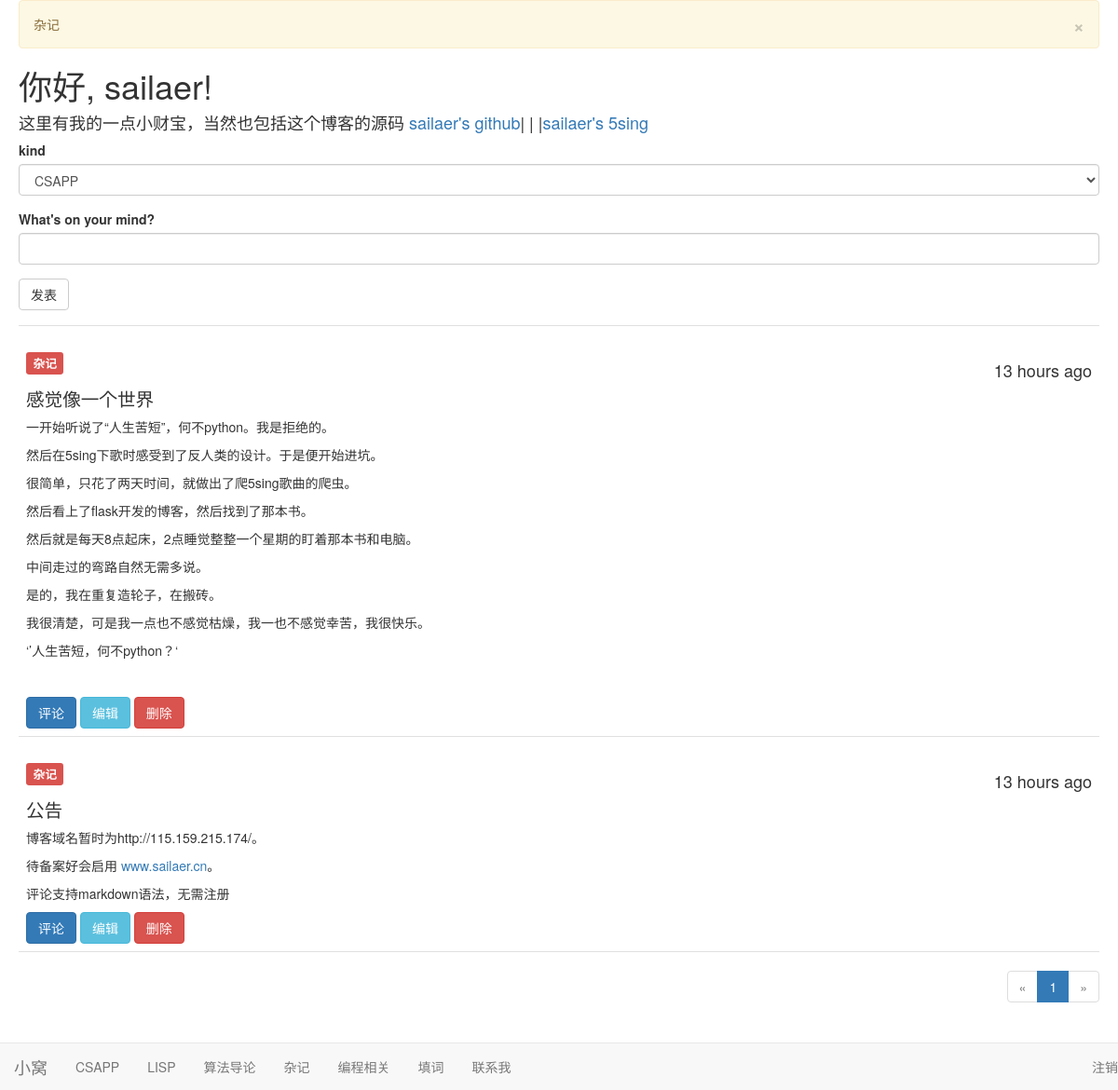
The page /kind/杂记 (signed in) on the database its author committed.
### app/models.py (models this page shows, shortened)
class User(UserMixin, db.Model):
    __tablename__ = 'users'
    id = db.Column(db.Integer, primary_key=True)
    username = db.Column(db.String(64), unique=True, index=True)
    password_hash = db.Column(db.String(128))
    confirmed = db.Column(db.Boolean, default=True)
    administrator = db.Column(db.Boolean, default=False)
    posts = db.relationship('Post', backref = 'author', lazy = 'dynamic')
    comments = db.relationship('Comment', backref='author', lazy='dynamic')
    def is_administrator(self):
        return self.administrator
    @property
    def password(self):
        raise AttributeError('password is not a readable attribute')

class Post(db.Model):
    __tablename__ = 'posts'
    id = db.Column(db.Integer, primary_key=True)
    kind = db.Column(db.Text)
    body = db.Column(db.Text)
    body_html = db.Column(db.Text)
    timestamp = db.Column(db.DateTime, index=True, default=datetime.utcnow)
    author_id = db.Column(db.Integer, db.ForeignKey('users.id'))
    comments = db.relationship('Comment', backref = 'post', lazy ='dynamic')

### app/main/views.py (the view)
@main.route('/kind/<kind>', methods=['GET', 'POST'])
def kind(kind):
    form = PostForm()
    flash(kind)
    if current_user.is_administrator and \
            form.validate_on_submit():
        post = Post(body=form.body.data,
                    author=current_user._get_current_object(),
                    kind = form.kind.data)
        db.session.add(post)
        return redirect(url_for('.index'))
    page = request.args.get('page', 1, type=int)
    pagination = Post.query.filter_by(kind = kind).order_by(Post.timestamp.desc()).paginate(
        page, per_page=current_app.config['FLASKY_POSTS_PER_PAGE'],
        error_out=False)
    posts = pagination.items
    return render_template('index.html', form=form, posts=posts,
                           pagination=pagination)

### app/main/forms.py
class PostForm(Form):
    kind = SelectField(u'kind', choices = [('CSAPP', 'CSAPP'), ('LISP', 'LISP'), ('算法导论', '算法导论'), ('杂记', '杂记'),('编程相关','编程相关'),('填词', '填词')] )
    body = PageDownField("What's on your mind?", validators=[Required()])
    submit = SubmitField('发表')

### app/auth/views.py (called while the page is built)
@auth.before_app_request
def before_request():
    if current_user.is_authenticated \
            and not current_user.confirmed \
            and request.endpoint[:5] != 'auth.' \
            and request.endpoint != 'static':
        return redirect(url_for('auth.unconfirmed'))

### app/models.py (called while the page is built)
@login_manager.user_loader
def load_user(user_id):
    return User.query.get(int(user_id))

### app/templates/index.html (shortened to what this page needs)
{% extends "base.html" %}
{% import "bootstrap/wtf.html" as wtf %}
{% import "_macros.html" as macros %}
{% block page_content %}
    <div>
        <h1>你好, {% if current_user.is_authenticated %}{{ current_user.username }}{% else %}迷途中的人{% endif %}!</h1>
        <h4>这里有我的一点小财宝，当然也包括这个博客的源码 <a href="https://github.com/sailaer">sailaer's github</a>| | |<a href="http://5sing.kugou.com/sailaer/default.html">sailaer's 5sing </a></h4>
    </div>
    <div class="">
        {% if current_user.is_administrator() %}
            {{ wtf.quick_form(form, extra_classes = 'div.post.from')}}
        {% endif %}
    </div>
    {% include '_posts.html' %}
    {% if pagination %}
        <div class="pagination">
            {{ macros.pagination_widget(pagination, '.index') }}
        </div>
    {% endif %}
{% endblock %}

### app/templates/_posts.html (shortened to what this page needs)
<ul class="posts">
    {% for post in posts %}
        <li class="post">
            <div class="post-content">
                <div class="post-date"><h4>{{ moment(post.timestamp).fromNow() }}</h4></div>
                <div class="post-body">
                 <h3><span class="label label-danger">{{ post.kind }}</span></h3>
                    {% if post.body_html %}
                        <p>{{ post.body_html| safe}}</p>
                    {% else %}
                        {{ post.body }}
                    {% endif %}
                </div>
                <a href="{{ url_for('.post', id = post.id) }}">
                    <button type="submit" class="btn btn-primary">评论</button>
                </a>
                {% if current_user.administrator%}
                    <a href="{{ url_for('.edit', id = post.id) }}">
                        <button class="btn btn-info" type="submit">编辑</button>
                    </a>
                    <a href="{{ url_for('.delete', id = post.id) }}">
                        <button class="btn btn-danger" type="submit">删除</button>
                    </a>
                {% endif %}
            </div>
        </li>
    {% endfor %}
</ul>

### app/static/styles.css (style rules this page uses)
ul.posts { list-style-type: none; padding: 0px; margin: 16px 0px 0px 0px; border-top: 1px solid #e0e0e0; }
ul.posts li.post { padding: 8px; border-bottom: 1px solid #e0e0e0; }
div.post-date { float: right; }
div.post-content { margin-left: 0px; min-height: 45px; }
div.pagination { width: 100%; text-align: right; padding: 0px; margin: 0px; }
.post-body h1 { font-size: 140%; }
.post-body h3 { font-size: 120%; }
body { padding-bottom: 70px; margin-left: 20px; margin-right: 20px; }

### rows shown on the page
User: username "sailaer"
Post: timestamp "13 hours ago", kind "杂记", body_html "感觉像一个世界 一开始听说了“人生苦短”，何不python。我是拒绝的。 然后在5sing下歌时感受到了反人类的设计。于是便开始进坑。 很简单，只花了两天时间，就做出了爬5sing歌曲的爬虫。 然后看上了flask开发的博客，然后找到了那本书。 然后就是每天8点起床，2点睡觉整整一个星期的盯着那本书和电脑。 中间走过的弯路自然无需多说。 是的，我在重复造轮子，在搬砖。 我很清楚，可是我一点也不感觉枯燥，我一也不感觉幸苦，我很快乐。 ‘’人生苦短，何不python？‘"
Post: timestamp "13 hours ago", kind "杂记", body_html "公告 博客域名暂时为http://115.159.215.174/。 待备案好会启用 www.sailaer.cn 。 评论支持markdown语法，无需注册"

### other values the page prints
{{ message }} "杂记"
{{ p }} "1"
